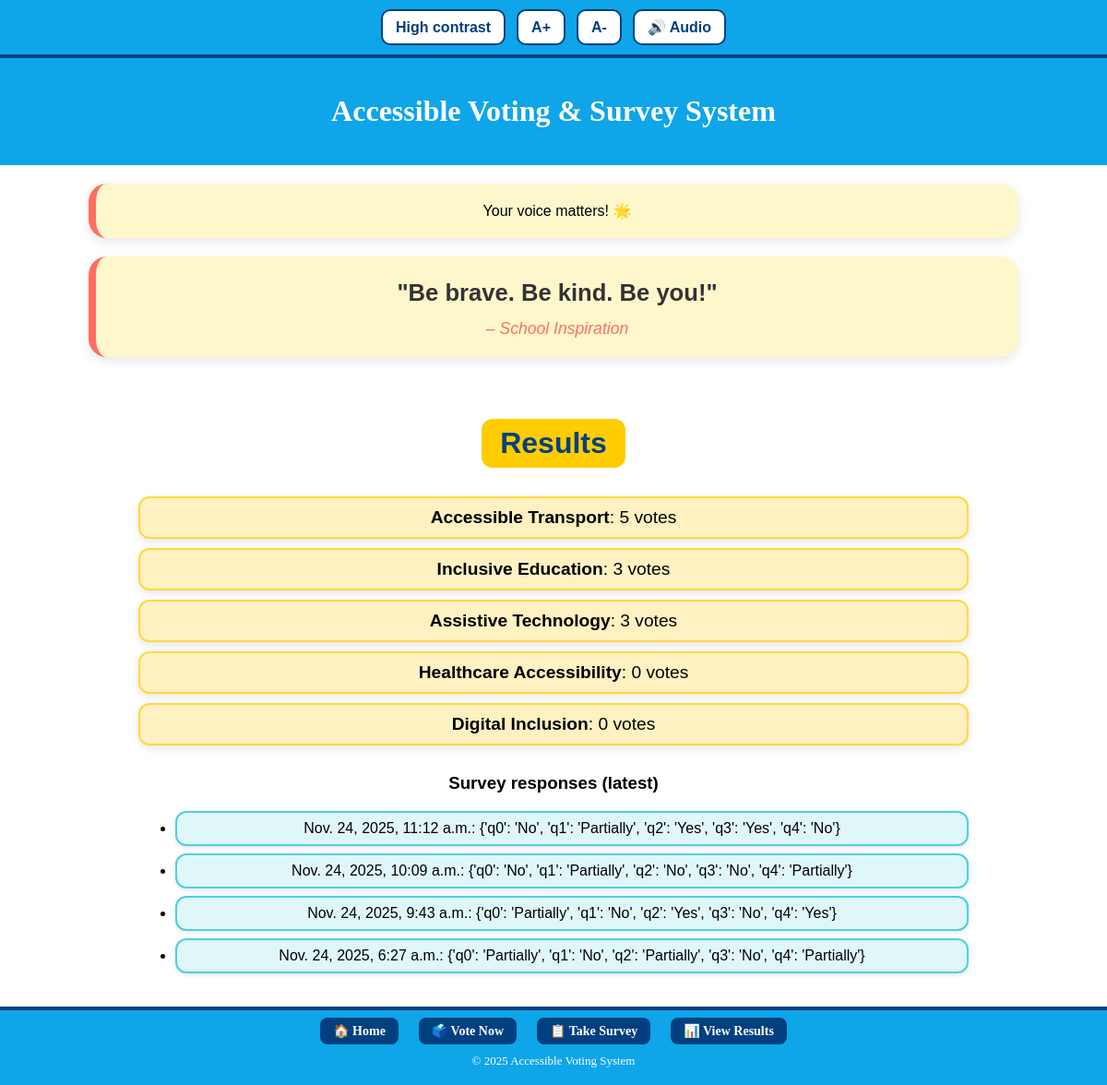
Before: /polls/results/ with the older database file.
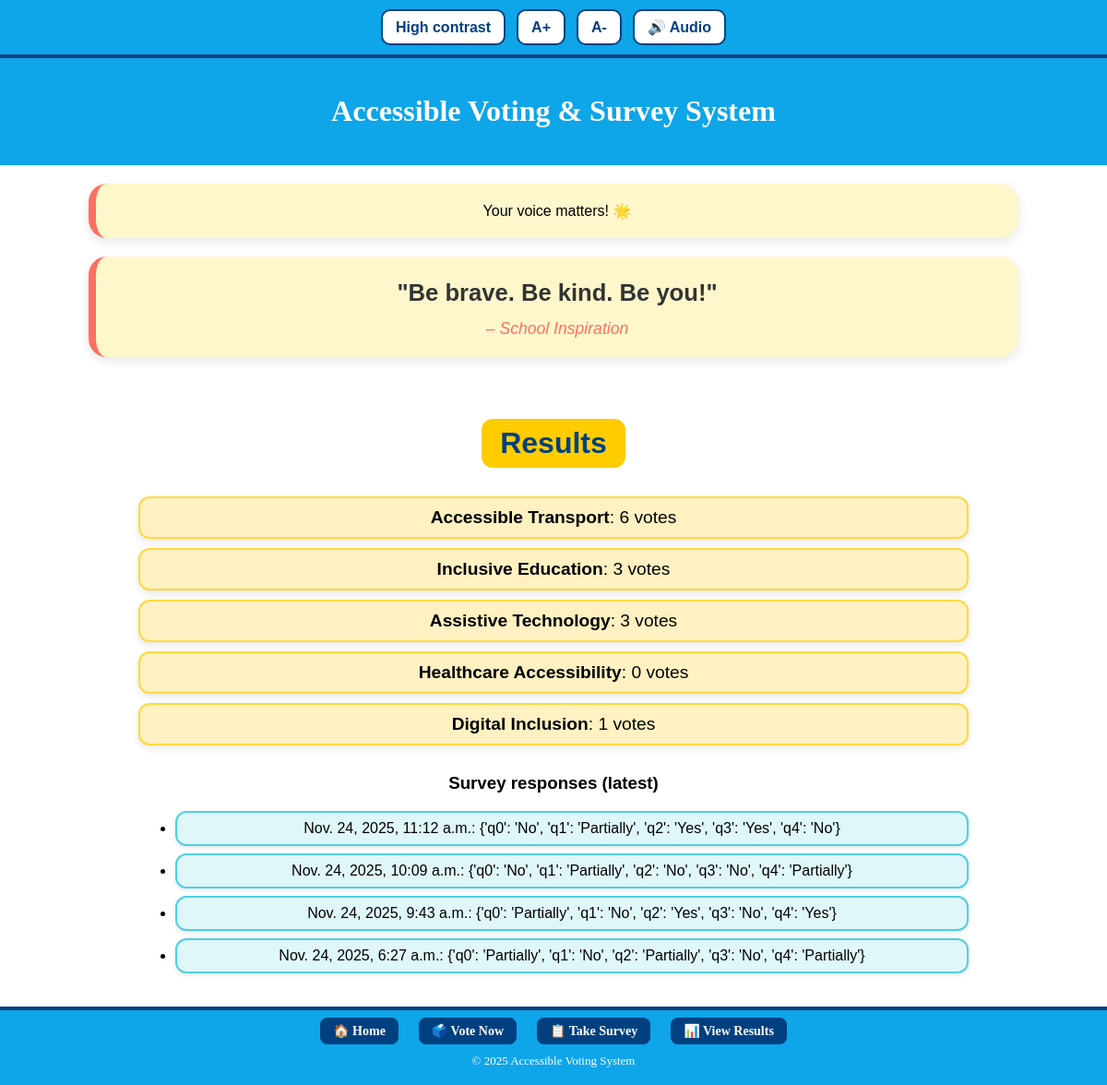
After: the same page with the newer database file.
### polls/models.py (models this page shows, shortened)
class Choice(models.Model):
    poll = models.ForeignKey(Poll, on_delete=models.CASCADE)
    choice_text = models.CharField(max_length=200)
    votes = models.PositiveIntegerField(default=0)

### polls/views.py (the view)
# urls.py: path('results/', api_results, name='results'),
def results(request):
    poll = Poll.objects.first()
    choices = poll.choice_set.all()
    surveys = SurveyResponse.objects.order_by('-created')[:20]
    return render(request, 'polls/results.html', {'poll': poll, 'choices': choices, 'surveys': surveys})

### polls/templates/polls/results.html
{% extends 'polls/base.html' %}
{% load static %}
{% block content %}
  <section role="main" class="container">
    <h2>Results</h2>
    <ul class="results-list" aria-live="polite">
      {% for choice in choices %}
        <li>
          <strong>{{ choice.choice_text }}</strong>: {{ choice.votes }} votes
        </li>
      {% endfor %}
    </ul>
    <h3>Survey responses (latest)</h3>
    <ul>
      {% for s in surveys %}
        <li>{{ s.created }}: {{ s.answers }}</li>
      {% empty %}
        <li>No survey data yet.</li>
      {% endfor %}
    </ul>
  </section>
{% endblock %}

Changed rows visible on the page:
changed Choice "Accessible Transport": votes "5" → "6"
changed Choice "Digital Inclusion": votes "0" → "1"
